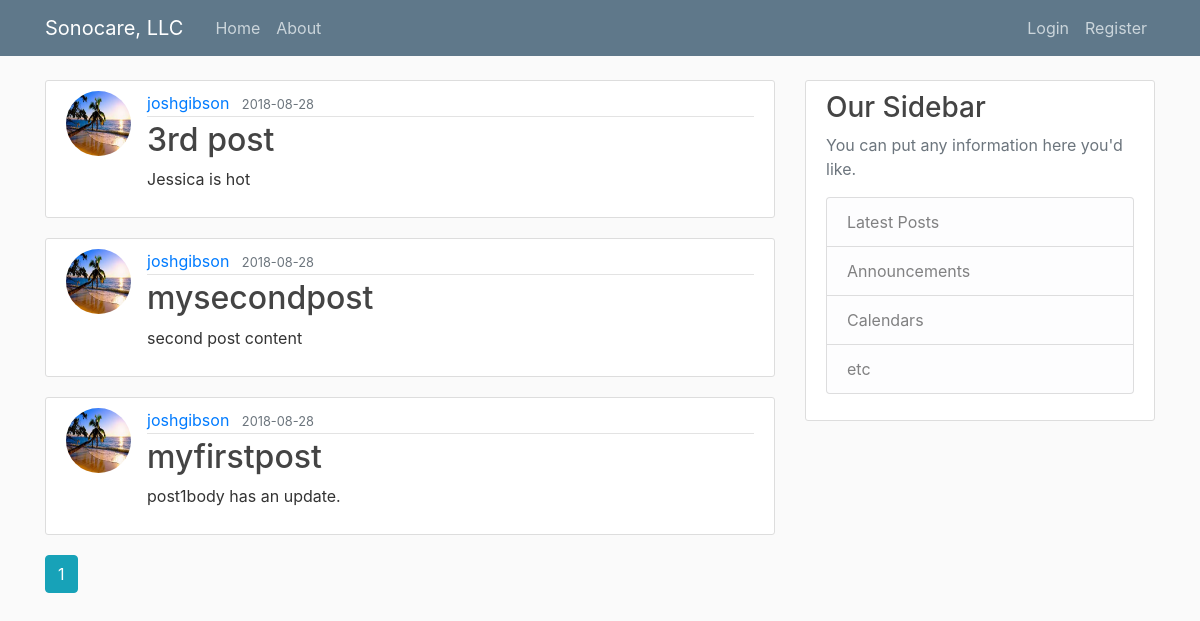
The app's page /home, older data.
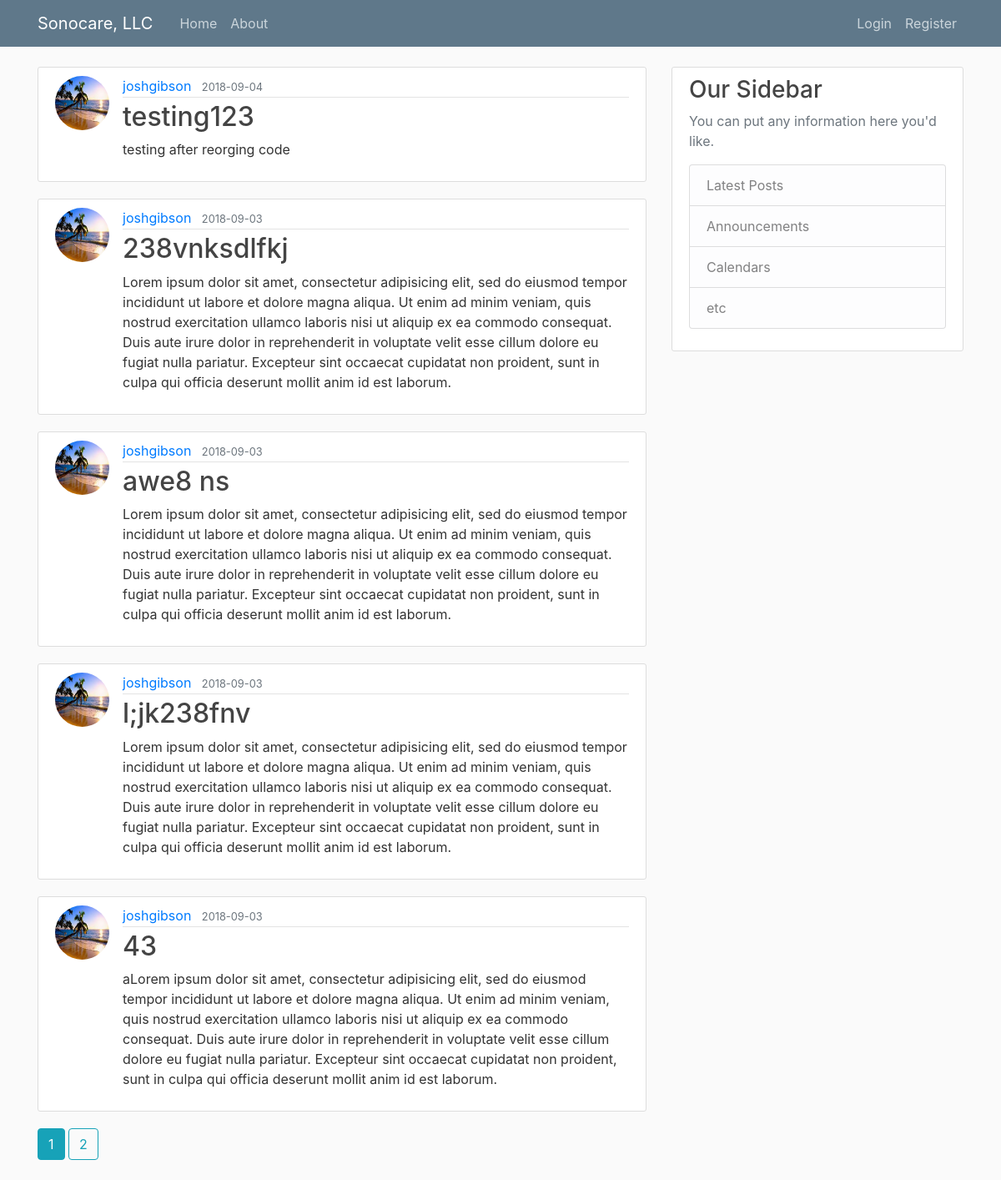
The same page, newer data.
### flaskblog/models.py (models this page shows, shortened)
class Post(db.Model):
    id = db.Column(db.Integer, primary_key=True)
    title = db.Column(db.String(100), nullable=False)
    date_posted = db.Column(db.DateTime, nullable=False, default=datetime.utcnow)
    content = db.Column(db.Text, nullable=False)
    user_id = db.Column(db.Integer, db.ForeignKey('user.id'), nullable=False)

class User(db.Model, UserMixin):
    id = db.Column(db.Integer, primary_key=True)
    username = db.Column(db.String(20), unique=True, nullable=False)
    email = db.Column(db.String(120), unique=True, nullable=False)
    image_file = db.Column(db.String(20), nullable=False, default='default.jpg')
    password = db.Column(db.String(60), nullable=False)
    posts = db.relationship('Post', backref='author', lazy=True)

### flaskblog/main/routes.py (the view)
@main.route("/")
@main.route("/home")
def home():
    page = request.args.get('page', 1, type=int)
    posts = Post.query.order_by(Post.date_posted.desc()).paginate(page=page, per_page=5)
    return render_template('home.html', posts=posts)

### flaskblog/templates/home.html
{% extends "layout.html" %}
{% block content %}
    {% for post in posts.items %}
        <article class="media content-section">
          <img class="rounded-circle article-img" src="{{ url_for('static', filename='profile_pics/' + post.author.image_file) }}">
          <div class="media-body">
            <div class="article-metadata">
              <a class="mr-2" href="{{ url_for('users.user_posts', username=post.author.username) }}">{{ post.author.username }}</a>
              <small class="text-muted">{{ post.date_posted.strftime('%Y-%m-%d') }}</small>
            </div>
            <h2><a class="article-title" href="{{ url_for('posts.post', post_id=post.id) }}">{{ post.title }}</a></h2>
            <p class="article-content">{{ post.content }}</p>
          </div>
        </article>
    {% endfor %}
    {% for page_num in posts.iter_pages(left_edge=1, right_edge=1, left_current=1, right_current=2) %}
        {% if page_num %}
            {% if posts.page == page_num %}
            <a class="btn btn-info mb-4" href="{{ url_for('main.home', page=page_num) }}">{{ page_num }}</a>
            {% else %}
            <a class="btn btn-outline-info mb-4" href="{{ url_for('main.home', page=page_num) }}">{{ page_num }}</a>
            {% endif %}
        {% else %}
            ...
        {% endif %}
    {% endfor %}
{% endblock content %}

Row changes from the older to the newer data that the page shows:
no longer on this page (row unchanged): Post: image_file (picture), author.username "joshgibson", date_posted "2018-08-28", title "3rd post", content "Jessica is hot"
no longer on this page (row unchanged): Post: image_file (picture), author.username "joshgibson", date_posted "2018-08-28", title "mysecondpost", content "second post content"
no longer on this page (row unchanged): Post: image_file (picture), author.username "joshgibson", date_posted "2018-08-28", title "myfirstpost", content "post1body has an update."
added Post: image_file (picture), author.username "joshgibson", date_posted "2018-09-04", title "testing123", content "testing after reorging code"
added Post: image_file (picture), author.username "joshgibson", date_posted "2018-09-03", title "238vnksdlfkj", content "Lorem ipsum dolor sit amet, consectetur adipisicing elit, sed do eiusmod tempor incididunt ut labore et dolore magna aliqua. Ut enim ad minim veniam, quis nostrud exercitation ullamco laboris nisi ut aliquip ex ea commodo consequat. Duis aute irure dolor in reprehenderit in voluptate velit esse cillum dolore eu fugiat nulla pariatur. Excepteur sint occaecat cupidatat non proident, sunt in culpa qui officia deserunt mollit anim id est laborum."
added Post: image_file (picture), author.username "joshgibson", date_posted "2018-09-03", title "awe8 ns", content "Lorem ipsum dolor sit amet, consectetur adipisicing elit, sed do eiusmod tempor incididunt ut labore et dolore magna aliqua. Ut enim ad minim veniam, quis nostrud exercitation ullamco laboris nisi ut aliquip ex ea commodo consequat. Duis aute irure dolor in reprehenderit in voluptate velit esse cillum dolore eu fugiat nulla pariatur. Excepteur sint occaecat cupidatat non proident, sunt in culpa qui officia deserunt mollit anim id est laborum."
added Post: image_file (picture), author.username "joshgibson", date_posted "2018-09-03", title "l;jk238fnv", content "Lorem ipsum dolor sit amet, consectetur adipisicing elit, sed do eiusmod tempor incididunt ut labore et dolore magna aliqua. Ut enim ad minim veniam, quis nostrud exercitation ullamco laboris nisi ut aliquip ex ea commodo consequat. Duis aute irure dolor in reprehenderit in voluptate velit esse cillum dolore eu fugiat nulla pariatur. Excepteur sint occaecat cupidatat non proident, sunt in culpa qui officia deserunt mollit anim id est laborum."
added Post: image_file (picture), author.username "joshgibson", date_posted "2018-09-03", title "43", content "aLorem ipsum dolor sit amet, consectetur adipisicing elit, sed do eiusmod tempor incididunt ut labore et dolore magna aliqua. Ut enim ad minim veniam, quis nostrud exercitation ullamco laboris nisi ut aliquip ex ea commodo consequat. Duis aute irure dolor in reprehenderit in voluptate velit esse cillum dolore eu fugiat nulla pariatur. Excepteur sint occaecat cupidatat non proident, sunt in culpa qui officia deserunt mollit anim id est laborum."
Text that changed along with them:
new list line: "2"
